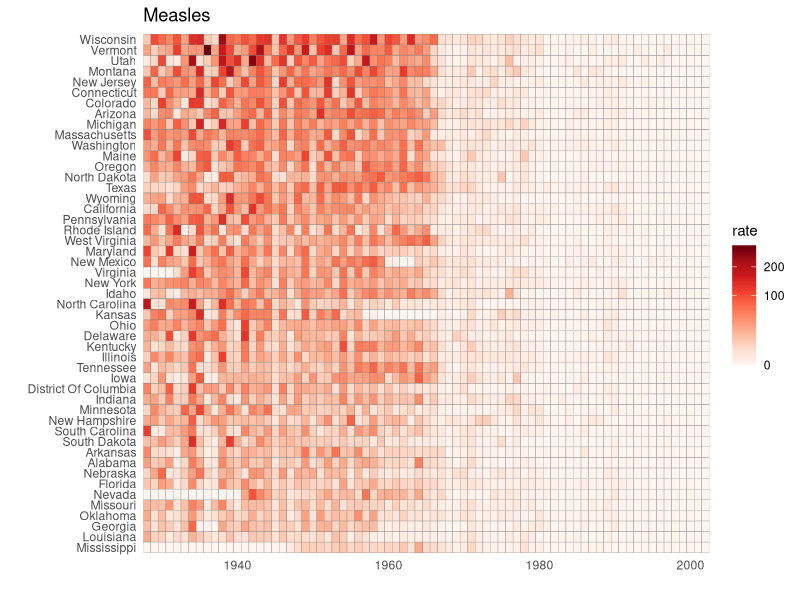
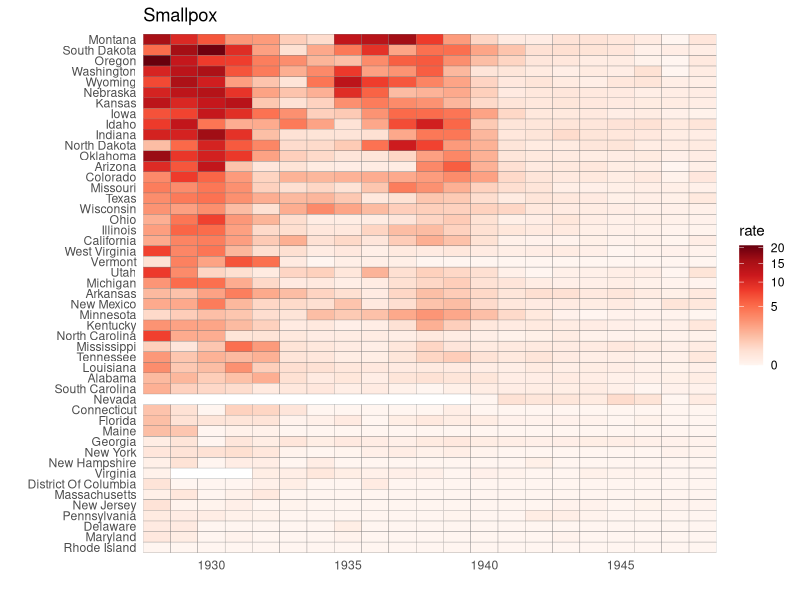
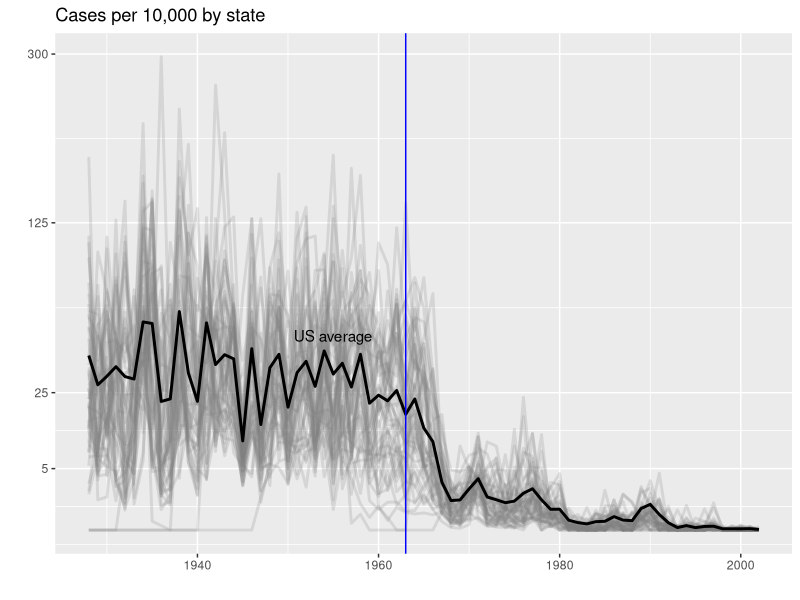
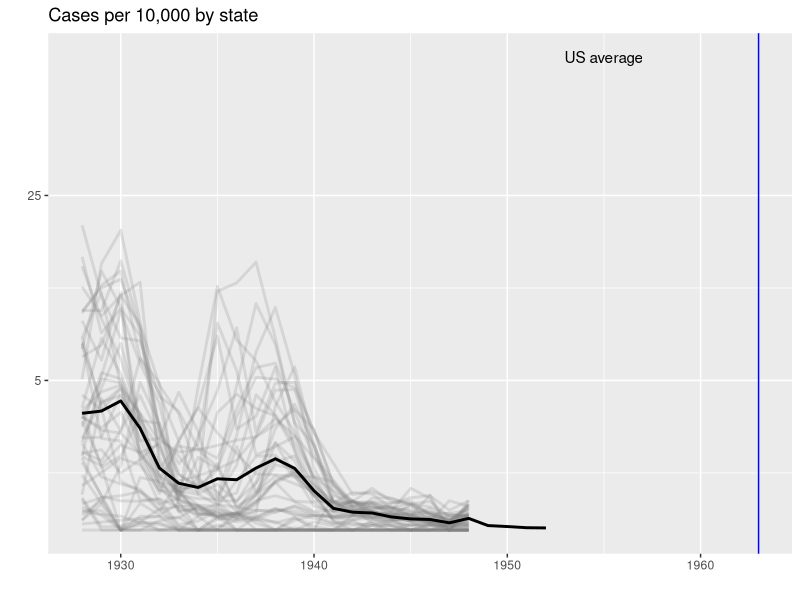
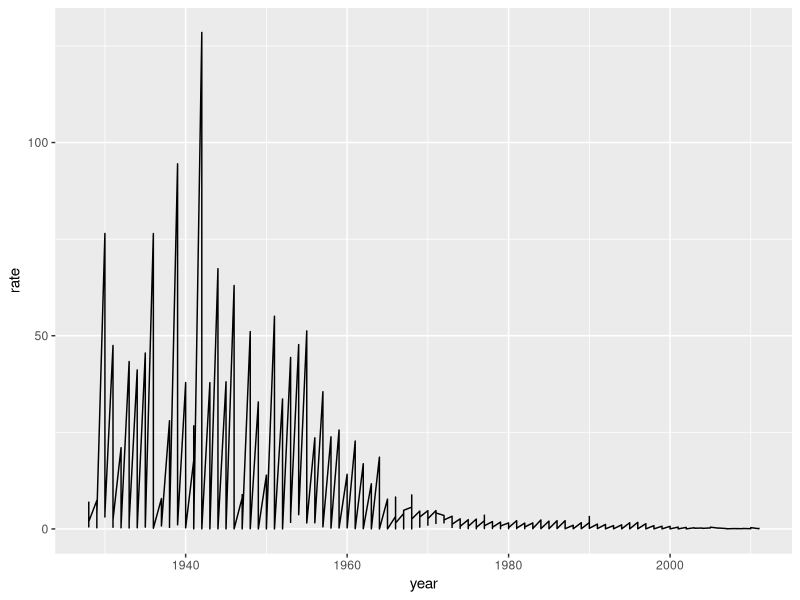
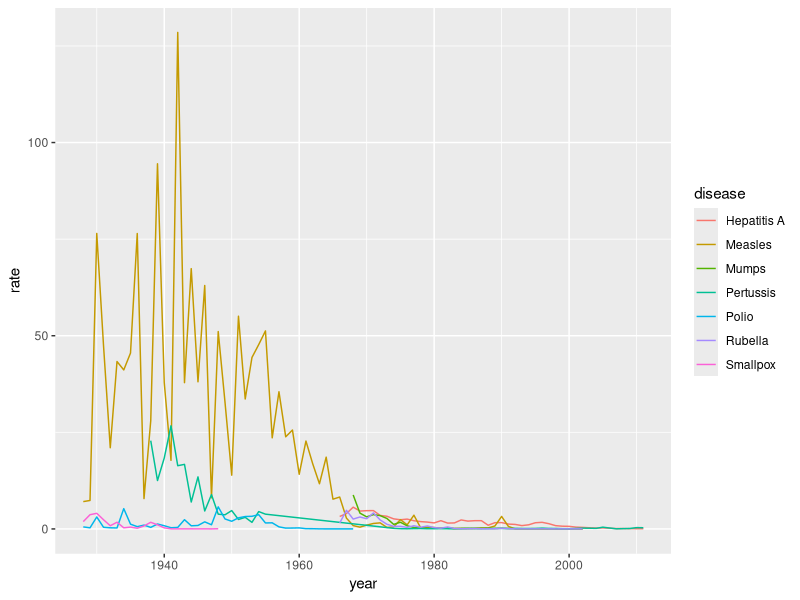
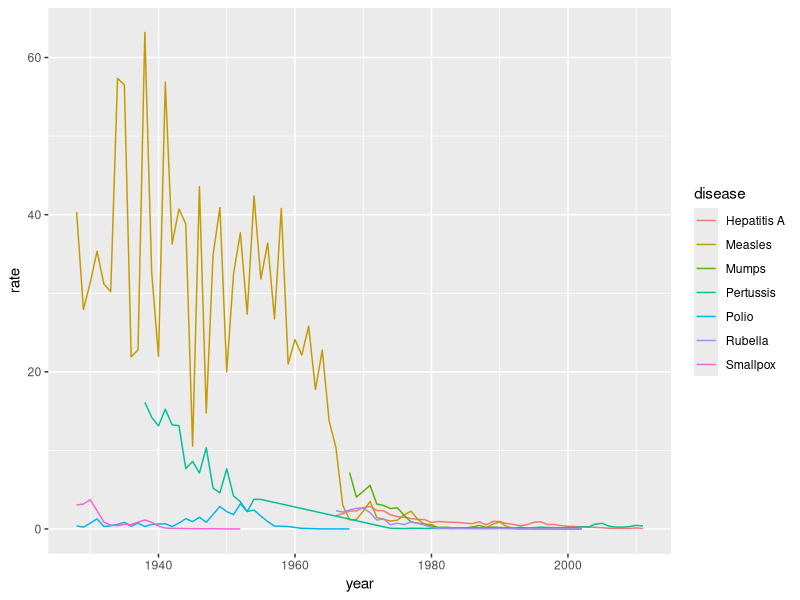

Recreate these plots in R, in order. (Note: this script raises an error after producing the figures.)
# Exercise 1: Tile plot - measles and smallpox
# The sample code given creates a tile plot showing the rate of measles cases
#    per population. We are #going to modify the tile plot to look at smallpox cases instead.
# INSTRUCTIONS
# Modify the tile plot to show the rate of smallpox cases instead of measles cases.
# Exclude years in which cases were reported in fewer than 10 weeks from the plot.
library(dplyr)
library(ggplot2)
library(RColorBrewer)
library(dslabs)
data(us_contagious_diseases)


the_disease = "Measles"
dat <- us_contagious_diseases %>%
    filter(!state%in%c("Hawaii","Alaska") & disease == the_disease) %>%
    mutate(rate = count / population * 10000) %>%
    mutate(state = reorder(state, rate))

dat %>% ggplot(aes(year, state, fill = rate)) +
    geom_tile(color = "grey50") +
    scale_x_continuous(expand=c(0,0)) +
    scale_fill_gradientn(colors = brewer.pal(9, "Reds"), trans = "sqrt") +
    theme_minimal() +
    theme(panel.grid = element_blank()) +
    ggtitle(the_disease) +
    ylab("") +
    xlab("")

# Modify the tile plot to show the rate of smallpox cases instead of measles cases.
# Exclude years in which cases were reported in fewer than 10 weeks from the plot.
library(dplyr)
library(ggplot2)
library(RColorBrewer)
library(dslabs)
data(us_contagious_diseases)

head( us_contagious_diseases )
the_disease = 'Smallpox'
dat <- us_contagious_diseases %>%
    filter(!state%in%c("Hawaii","Alaska") & disease == the_disease & weeks_reporting >= 10 ) %>%
    mutate(rate = count / population * 10000) %>%
    mutate(state = reorder(state, rate))

dat %>% ggplot(aes(year, state, fill = rate)) +
    geom_tile(color = "grey50") +
    scale_x_continuous(expand=c(0,0)) +
    scale_fill_gradientn(colors = brewer.pal(9, "Reds"), trans = "sqrt") +
    theme_minimal() +
    theme(panel.grid = element_blank()) +
    ggtitle(the_disease) +
    ylab("") +
    xlab("")

# Exercise 2. Time series plot - measles and smallpox
# The sample code given creates a time series plot showing the rate of measles cases
#   per population by state. We are going to again modify this plot to look at smallpox cases instead.
# INSTRUCTIONS
# Modify the sample code for the time series plot to plot data for smallpox instead of for measles.
# Once again, restrict the plot to years in which cases were reported in at least 10 weeks.
library(dplyr)
library(ggplot2)
library(dslabs)
library(RColorBrewer)
data(us_contagious_diseases)

the_disease = "Measles"
dat <- us_contagious_diseases %>%
    filter(!state%in%c("Hawaii","Alaska") & disease == the_disease) %>%
    mutate(rate = count / population * 10000) %>%
    mutate(state = reorder(state, rate))

avg <- us_contagious_diseases %>%
    filter(disease==the_disease) %>% group_by(year) %>%
    summarize(us_rate = sum(count, na.rm=TRUE)/sum(population, na.rm=TRUE)*10000)

dat %>% ggplot() +
    geom_line(aes(year, rate, group = state),  color = "grey50",
              show.legend = FALSE, alpha = 0.2, size = 1) +
    geom_line(mapping = aes(year, us_rate),  data = avg, size = 1, color = "black") +
    scale_y_continuous(trans = "sqrt", breaks = c(5,25,125,300)) +
    ggtitle("Cases per 10,000 by state") +
    xlab("") +
    ylab("") +
    geom_text(data = data.frame(x=1955, y=50), mapping = aes(x, y, label="US average"), color="black") +
    geom_vline(xintercept=1963, col = "blue")

# Modify the sample code for the time series plot to plot data for smallpox instead of for measles.
# Once again, restrict the plot to years in which cases were reported in at least 10 weeks.
library(dplyr)
library(ggplot2)
library(dslabs)
library(RColorBrewer)
data(us_contagious_diseases)

the_disease = "Smallpox"
dat <- us_contagious_diseases %>%
    filter(!state%in%c("Hawaii","Alaska") & disease == the_disease & weeks_reporting >= 10 ) %>%
    mutate(rate = count / population * 10000) %>%
    mutate(state = reorder(state, rate))

avg <- us_contagious_diseases %>%
    filter(disease==the_disease) %>% group_by(year) %>%
    summarize(us_rate = sum(count, na.rm=TRUE)/sum(population, na.rm=TRUE)*10000)

dat %>% ggplot() +
    geom_line(aes(year, rate, group = state),  color = "grey50",
              show.legend = FALSE, alpha = 0.2, size = 1) +
    geom_line(mapping = aes(year, us_rate),  data = avg, size = 1, color = "black") +
    scale_y_continuous(trans = "sqrt", breaks = c(5,25,125,300)) +
    ggtitle("Cases per 10,000 by state") +
    xlab("") +
    ylab("") +
    geom_text(data = data.frame(x=1955, y=50), mapping = aes(x, y, label="US average"), color="black") +
    geom_vline(xintercept=1963, col = "blue")


# Exercise 3: Time series plot - all diseases in California
# Now we are going to look at the rates of all diseases in one state.
#    Again, you will be modifying the sample code to produce the desired plot.
# INSTRUCTIONS
# For the state of California, make a time series plot showing rates for all diseases.
# Include only years with 10 or more weeks reporting.
# Use a different color for each disease.

library(dplyr)
library(ggplot2)
library(dslabs)
library(RColorBrewer)
data(us_contagious_diseases)

us_contagious_diseases %>% filter(state=="California") %>%
    group_by(year, disease) %>%
    summarize(rate = sum(count)/sum(population)*10000) %>%
    ggplot(aes(year, rate)) +
    geom_line()

# For the state of California, make a time series plot showing rates for all diseases.
# Include only years with 10 or more weeks reporting.
# Use a different color for each disease.

library(dplyr)
library(ggplot2)
library(dslabs)
library(RColorBrewer)
data(us_contagious_diseases)

us_contagious_diseases %>%
    filter( state == "California" & weeks_reporting >= 10 ) %>%
    group_by(year, disease) %>%
    summarize(rate = sum(count)/sum(population)*10000) %>%
    ggplot(aes(year, rate, color = disease )) +
    geom_line()

# Exercise 4: Time series plot - all diseases in the United States
# Now we are going to make a time series plot for the rates of all diseases in
#    the United States. For this exercise, we have provided less sample code
#    - you can take a look at the previous exercise to get you started.
# INSTRUCTIONS
# Compute the US rate by using summarize to sum over states.
# The US rate for each disease will be the total number of cases divided by the total population
# Remember to convert to cases per 10,000.
# You will need to filter for !is.na(population) to get all the data.
# Plot each disease in a different color.

library(dplyr)
library(ggplot2)
library(dslabs)
library(RColorBrewer)
data(us_contagious_diseases)

# Compute the US rate by using summarize to sum over states.
# The US rate for each disease will be the total number of cases divided by the total population
# Remember to convert to cases per 10,000.
# You will need to filter for !is.na(population) to get all the data.
# Plot each disease in a different color.

library(dplyr)
library(ggplot2)
library(dslabs)
library(RColorBrewer)
data(us_contagious_diseases)

us_contagious_diseases %>%
    filter( !is.na( population ) ) %>%
    group_by( year, disease ) %>%
    summarize( rate = sum( count ) / sum( population ) *10000 ) %>%
    ggplot( aes( year, rate, color = disease ) ) + geom_line()


sapply(list(runif (10), runif (10)),
       function(x) c(min = min(x), mean = mean(x), max = max(x)))


# .*: A usual suspect! It can be read as "any character that is matched zero or
#     more times".
# \\s: Match a space. The "s" is normally a character, escaping it (\\) makes it
#      a metacharacter.
# [0-9]+: Match the numbers 0 to 9, at least once (+).
# ([0-9]+): The parentheses are used to make parts of the matching string
#              available to define the replacement.
#              The \\1 in the replacement argument of sub() gets set to the
#              string that is captured by the regular expression [0-9]+.

awards <- c("Won 1 Oscar.",
            "Won 1 Oscar. Another 9 wins & 24 nominations.",
            "1 win and 2 nominations.",
            "2 wins & 3 nominations.",
            "Nominated for 2 Golden Globes. 1 more win & 2 nominations.",
            "4 wins & 1 nomination.")

sub(".*\\s([0-9]+)\\snomination.*$", "\\1", awards)


# Today
today <- Sys.Date()
today
class( today )

now <- Sys.time()
now
class( now )

# Create Date Objects - Defaul format yyyy-mm-dd
# Data my 14 1971
my_date <- as.Date( '1971-05-14' )
my_date

# specify format
my_date1 <- as.Date( '1971-14-05', format = '%Y-%d-%m' )
my_date1


# Create POSIXct objects
my_time <- as.POSIXct( '1971-05-14 11:25:15' )
my_time

# Date Arithmetic
my_date
my_date + 1
my_date2 <- as.Date( '1998-09-29' )
my_date2 - my_date

my_time
my_time + 1   # increments 1 second
my_time2 <- as.POSIXct( '1974-07-14 21:11:55 CET' )
my_time2 - my_time

# Convert date to other format
my_date3 <- as.Date( '1971-05-14' )
unclass( my_date3 )   # Shows the days elapsed from January 1, 1970

my_time3 <- as.POSIXct( '1971-05-14 11:25:15 CET' )
unclass( my_time3 )   # Shows time elapsed from Janyary 1, 1970 at midnight

# Dedicated R Packages
# lubridate   zoo   xts

# Create and format dates
# To create a Date object from a simple character string in R, you can use the as
# .Date() function. The character string has to obey a format that can be defined
# using a set of symbols (the examples correspond to 13 January, 1982):

#    %Y: 4-digit year (1982)
# %y: 2-digit year (82)
# %m: 2-digit month (01)
# %d: 2-digit day of the month (13)
# %A: weekday (Wednesday)
# %a: abbreviated weekday (Wed)
# %B: month (January)
# %b: abbreviated month (Jan)
# The following R commands will all create the same Date object for the 13th day in # January of 1982:

#    as.Date("1982-01-13")
# as.Date("Jan-13-82", format = "%b-%d-%y")
# as.Date("13 January, 1982", format = "%d %B, %Y")
# Notice that the first line here did not need a format argument, because by default # R matches your character string to the formats "%Y-%m-%d" or "%Y/%m/%d".

# In addition to creating dates, you can also convert dates to character strings
# that use a different date notation. For this, you use the format() function. Try
# the following lines of code:

#     today <- Sys.Date()
# format(Sys.Date(), format = "%d %B, %Y")
# format(Sys.Date(), format = "Today is a %A!")

# In the editor on the right, three character strings representing dates have been
#   created. Convert them to dates using as.Date(), and assign them to date1, date2, #   and date3 respectively. The code for date1 is already included.
# Extract useful information from the dates as character strings using format().
#   From the first date, select the weekday. From the second date, select the day of #   the month. From the third date, you should select the abbreviated month and the
#   4-digit year, separated by a space.

# Definition of character strings representing dates
str1 <- "May 23, '96"
str2 <- "2012-03-15"
str3 <- "30/January/2006"

# Convert the strings to dates: date1, date2, date3
date1 <- as.Date(str1, format = "%b %d, '%y")
date2 <- as.Date( str2 )
date3 <- as.Date( str3, format = '%d/%B/%Y' )
date1
date2
date3
# Convert dates to formatted strings
format( date1, "%A" )
format( date2, '%d' )
format( date3, '%b %Y' )


# Create and format times
# Similar to working with dates, you can use as.POSIXct() to convert from a
#   character string to a POSIXct object, and format() to convert from a POSIXct
#   object to a character string. Again, you have a wide variety of symbols:

# %H: hours as a decimal number (00-23)
# %I: hours as a decimal number (01-12)
# %M: minutes as a decimal number
# %S: seconds as a decimal number
# %T: shorthand notation for the typical format %H:%M:%S
# %p: AM/PM indicator
# For a full list of conversion symbols, consult the strptime documentation in the
#   console:

# ?strptime
# Again,as.POSIXct() uses a default format to match character strings. In this case, #   it's %Y-%m-%d %H:%M:%S. In this exercise, abstraction is made of different time
#   zones.

# INSTRUCTIONS
# Convert two strings that represent timestamps, str1 and str2, to POSIXct objects
# called time1 and time2.
# Using format(), create a string from time1 containing only the minutes.
# From time2, extract the hours and minutes as "hours:minutes AM/PM". Refer to the
#   assignment text above to find the correct conversion symbols!

# Definition of character strings representing times
str1 <- "May 23, '96 hours:23 minutes:01 seconds:45"
str2 <- "2012-3-12 14:23:08"

# Convert the strings to POSIXct objects: time1, time2
time1 <- as.POSIXct(str1, format = "%B %d, '%y hours:%H minutes:%M seconds:%S")
time2 <- as.POSIXct( str2 )
time1
time2
# Convert times to formatted strings
format( time1, '%M' )
format( time2, '%I:%M %p')

# Calculations with Dates
# Both Date and POSIXct R objects are represented by simple numerical values under
#  the hood. This makes calculation with time and date objects very straightforward: #  R performs the calculations using the underlying numerical values, and then
#  converts the result back to human-readable time information again.

# You can increment and decrement Date objects, or do actual calculations with them
#    (try it out in the console!):

# today <- Sys.Date()
# today + 1
# today - 1

# as.Date("2015-03-12") - as.Date("2015-02-27")
# To control your eating habits, you decided to write down the dates of the last
#  five days that you ate pizza. In the workspace, these dates are defined as five
#  Date objects, day1 to day5. The code on the right also contains a vector pizza
#  with these 5 Date objects.

# INSTRUCTIONS
# Calculate the number of days that passed between the last and the first day you
#    ate pizza. Print the result.
# Use the function diff() on pizza to calculate the differences between consecutive
#    pizza days. Store the result in a new variable day_diff.
# Calculate the average period between two consecutive pizza days. Print the result.


# day1, day2, day3, day4 and day5 are already available in the workspace
day1   # "2018-08-21"
day2   # "2018-08-23"
day3   # "2018-08-28"
day4   #"2018-09-03"
day5   # "2018-09-08"
# Difference between last and first pizza day
day5 - day1

# Create vector pizza
pizza <- c(day1, day2, day3, day4, day5)

# Create differences between consecutive pizza days: day_diff
day_diff <- diff( pizza, differences = 1 )
day_diff
class( day_diff )
# Average period between two consecutive pizza days
mean( day_diff )


# Calculations with Times
# Calculations using POSIXct objects are completely analogous to those using Date
#    objects. Try to experiment with this code to increase or decrease POSIXct
#    objects:

# now <- Sys.time()
# now + 3600          # add an hour
# now - 3600 * 24     # subtract a day
# Adding or substracting time objects is also straightforward:

# birth <- as.POSIXct("1879-03-14 14:37:23")
# death <- as.POSIXct("1955-04-18 03:47:12")
# einstein <- death - birth
# einstein
# You're developing a website that requires users to log in and out. You want
#    to know what is the total and average amount of time a particular user
#    spends on your website. This user has logged in 5 times and logged out
#    5 times as well. These times are gathered in the vectors login and logout,
#    which are already defined in the workspace.

# INSTRUCTIONS
# Calculate the difference between the two vectors logout and login, i.e. the
#    time the user was online in each independent session. Store the result in
#    a variable time_online.
# Inspect the variable time_online by printing it.
# Calculate the total time that the user was online. Print the result.
# Calculate the average time the user was online. Print the result.

# login and logout are already defined in the workspace
login
# [1] "2018-08-25 10:18:04 UTC" "2018-08-30 09:14:18 UTC"
# [3] "2018-08-30 12:21:51 UTC" "2018-08-30 12:37:24 UTC"
# [5] "2018-09-01 21:37:55 UTC"
logout
# [1] "2018-08-25 10:56:29 UTC" "2018-08-30 09:14:52 UTC"
# [3] "2018-08-30 12:35:48 UTC" "2018-08-30 13:17:22 UTC"
# [5] "2018-09-01 22:08:47 UTC"

# Calculate the difference between login and logout: time_online
time_online <- logout - login
time_online

# Inspect the variable time_online
unclass( time_online )

# Calculate the total time online
sum( time_online )

# Calculate the average time online
mean( time_online )





# Time is of the essence
# The dates when a season begins and ends can vary depending on who you ask.
# People in Australia will tell you that spring starts on September 1st.
# The Irish people in the Northern hemisphere will swear that spring starts
#    on February 1st, with the celebration of St. Brigid's Day. Then there's
#    also the difference between astronomical and meteorological seasons:
#    while astronomers are used to equinoxes and solstices, meteorologists
#    divide the year into 4 fixed seasons that are each three months long.
#    (source: www.timeanddate.com)

# A vector astro, which contains character strings representing the dates on
#    which the 4 astronomical seasons start, has been defined on your workspace.
# Similarly, a vector meteo has already been created for you, with the
#    meteorological beginnings of a season.

# INSTRUCTIONS
# Use as.Date() to convert the astro vector to a vector containing Date objects.
# You will need the %d, %b and %Y symbols to specify the format. Store the
#     resulting vector as astro_dates.
# Use as.Date() to convert the meteo vector to a vector with Date objects.
# This time, you will need the %B, %d and %y symbols for the format argument.
# Store the resulting vector as meteo_dates.
# With a combination of max(), abs() and -, calculate the maximum absolute
# difference between the astronomical and the meteorological beginnings of a
# season, i.e. astro_dates and meteo_dates. Simply print this maximum difference
# to the console output.

astro
# spring        summer          fall        winter
# "20-Mar-2015" "25-Jun-2015" "23-Sep-2015" "22-Dec-2015"

meteo
# spring            summer              fall            winter
# "March 1, 15"      "June 1, 15" "September 1, 15"  "December 1, 15"

# Convert astro to vector of Date objects: astro_dates
astro_dates <-  as.Date( astro, '%d-%B-%Y' )
astro_dates
# Convert meteo to vector of Date objects: meteo_dates
meteo_dates <- as.Date( meteo, '%B %d, %y')
meteo_dates
# Calculate the maximum absolute difference between astro_dates and meteo_dates
max( abs ( astro_dates - meteo_dates ) )
